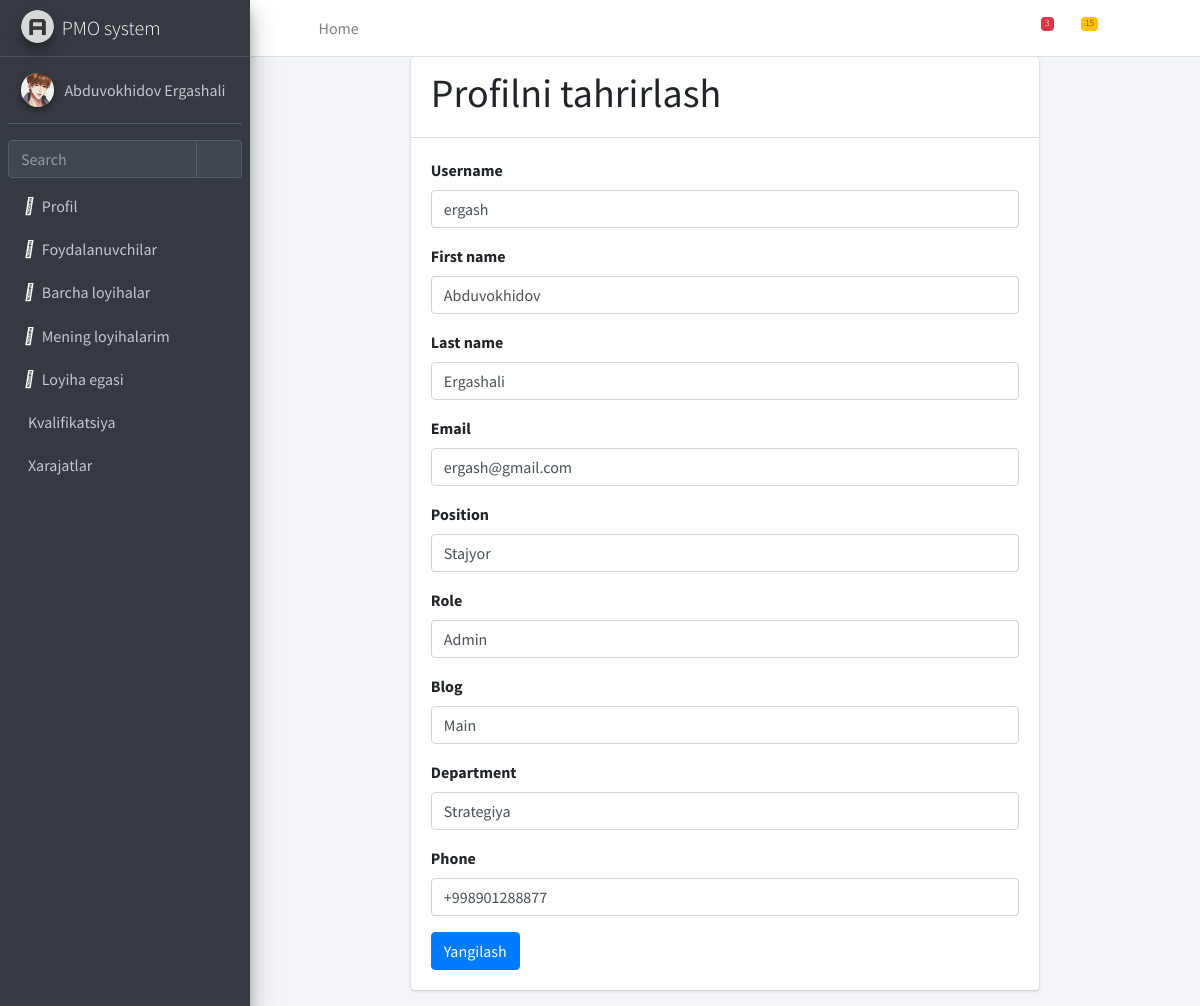
The page /users/update/0ebe02c1-54de-4245-ba95-87ff05e74629 on the database as committed earlier.
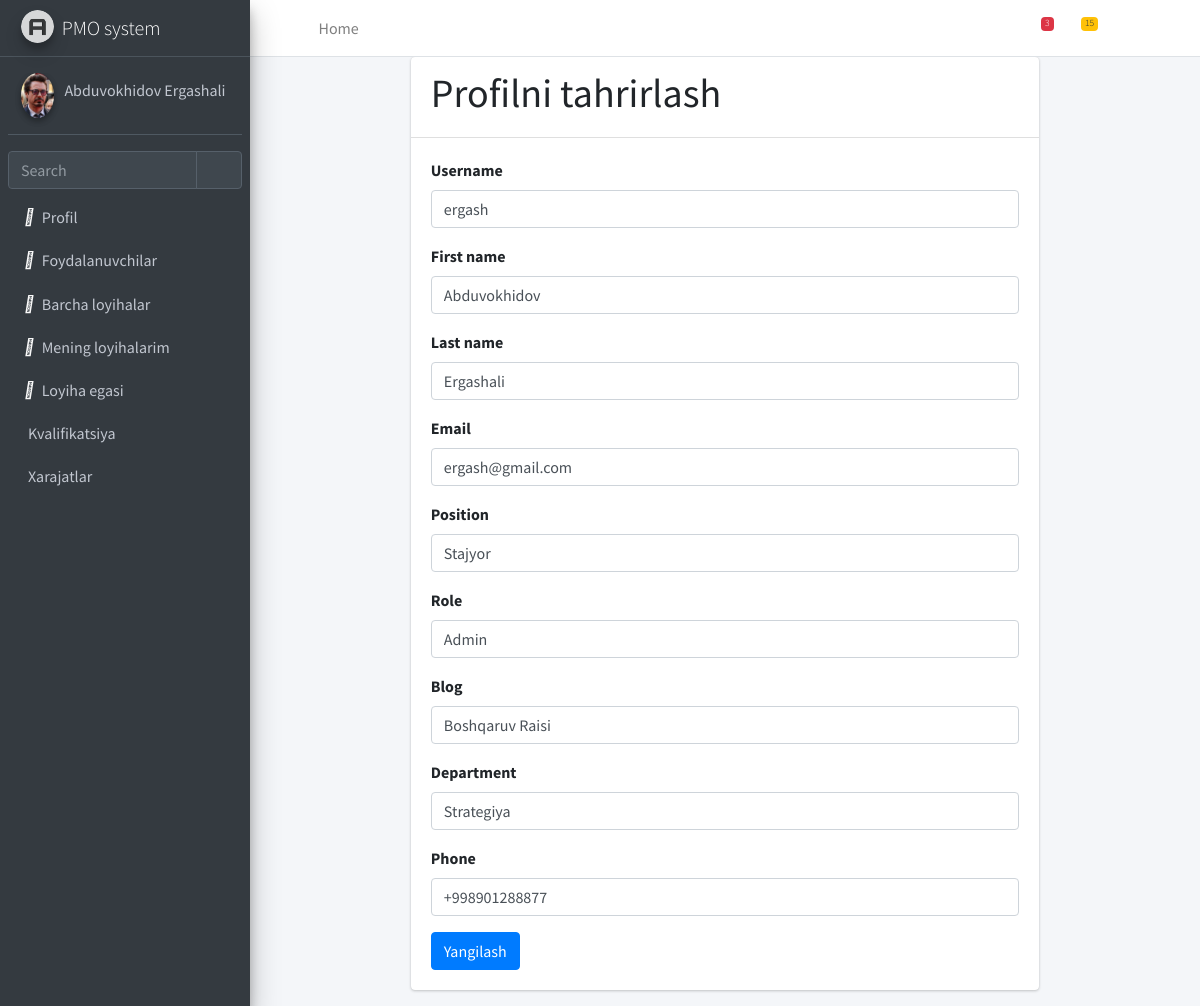
The same page on the database as committed later.
### hodimlar/models.py (models this page shows, shortened)
class User(AbstractUser):
    id = models.UUIDField(primary_key=True, default=uuid.uuid4, editable=False)
    username = models.CharField(max_length=50, unique=True)
    first_name = models.CharField(max_length=100)
    last_name = models.CharField(max_length=100)
    email = models.EmailField(unique=True)
    position = models.CharField(max_length=150)
    role = models.CharField(max_length=150)
    status = models.CharField(max_length=50, default='Active')
    phone = models.CharField(max_length=100)
    avatar = models.ImageField(upload_to='images/',default='human.jpg', max_length=300,blank=True)
    blog = models.CharField(max_length=200, blank=True)
    department = models.CharField(max_length=200,blank=True)
    created_at = models.DateTimeField(auto_now_add=True)
    updated_at = models.DateTimeField(auto_now=True)
    objects = CustomUserManager()
    def get_full_name(self):
        return f"{self.first_name} {self.last_name}"

### hodimlar/views.py (the view, shortened to what this page needs)
# urls.py: path('update/<pk>', UserUpdateView.as_view(), name='update-user'),
class UserUpdateView(UpdateView, LoginRequiredMixin):
    model = User
    form_class = UpdateUserForm
    template_name = 'update_user.html'

### hodimlar/forms.py
class UpdateUserForm(forms.ModelForm):
    class Meta:
        model = User
        fields = ['username', 'first_name', 'last_name', 'email', 'position', 'role', 'blog', 'department',
                  'phone']

### templates/update_user.html (shortened to what this page needs)
{% extends 'base.html' %}
{% load django_bootstrap5 %}
{% block content %}
    <div class="row">
        <div class="col-2">
        </div>
        <div class="col-8">
            <div class="card">
                <div class="card-header">
                  <h1>Profilni tahrirlash </h1>
                </div>
                <div class="card-body h-50">
                    <form method="post">
                        {% bootstrap_form form %}
                        <button type="submit" class="btn btn-primary">Yangilash</button>
                    </form>
                </div>
            </div>
        </div>
        <div class="col-2">
        </div>
    </div>
{% endblock content %}

### templates/base.html (shortened to what the changed rows need)
{% load static %}
{% load filters %}
<!DOCTYPE html>
<html lang="en">
<head>
    <link rel="stylesheet" href="{% static 'plugins/fontawesome-free/css/all.min.css' %}">
    <link href="{% static 'fontawesomefree/css/fontawesome.css' %}" rel="stylesheet">
    <link href="{% static 'fontawesomefree/css/brands.css' %}" rel="stylesheet" type="text/css">
    <link href="{% static 'fontawesomefree/css/solid.css' %}" rel="stylesheet" type="text/css">
    <link rel="stylesheet" href="{% static 'dist/css/adminlte.min.css' %}">
</head>
<body class="hold-transition sidebar-mini">
<div class="wrapper">
    <aside class="main-sidebar sidebar-dark-primary elevation-4">
        <a href="{% url 'home' %}" class="brand-link">
            <img src="{% static 'dist/img/AdminLTELogo.png' %}" alt="Logo"
                 class="brand-image img-circle elevation-3" style="opacity: .8">
            <span class="brand-text font-weight-light">PMO system</span>
        </a>
        <div class="sidebar">
            <div class="user-panel mt-3 pb-3 mb-3 d-flex">
                <div class="image">
                    {% if user.avatar.url %}
                    <img src="{{ user.avatar.url }}" class="img-circle elevation-2"
                         alt="User Image">
                    {% endif %}
                </div>
                <div class="info">
                    <a href="{% url 'hodimlar:profile' %}" class="d-block">{{ user.get_full_name }}</a>
                </div>
            </div>
        </div>
    </aside>
    <div class="content-wrapper">
        {% block content %}
        {% endblock content %}
    </div>
</div>
</body>
</html>

Rows that differ between the two databases and show on the page:
changed User "Abduvokhidov Ergashali": avatar: a different picture; blog "Main" → "Boshqaruv Raisi"
